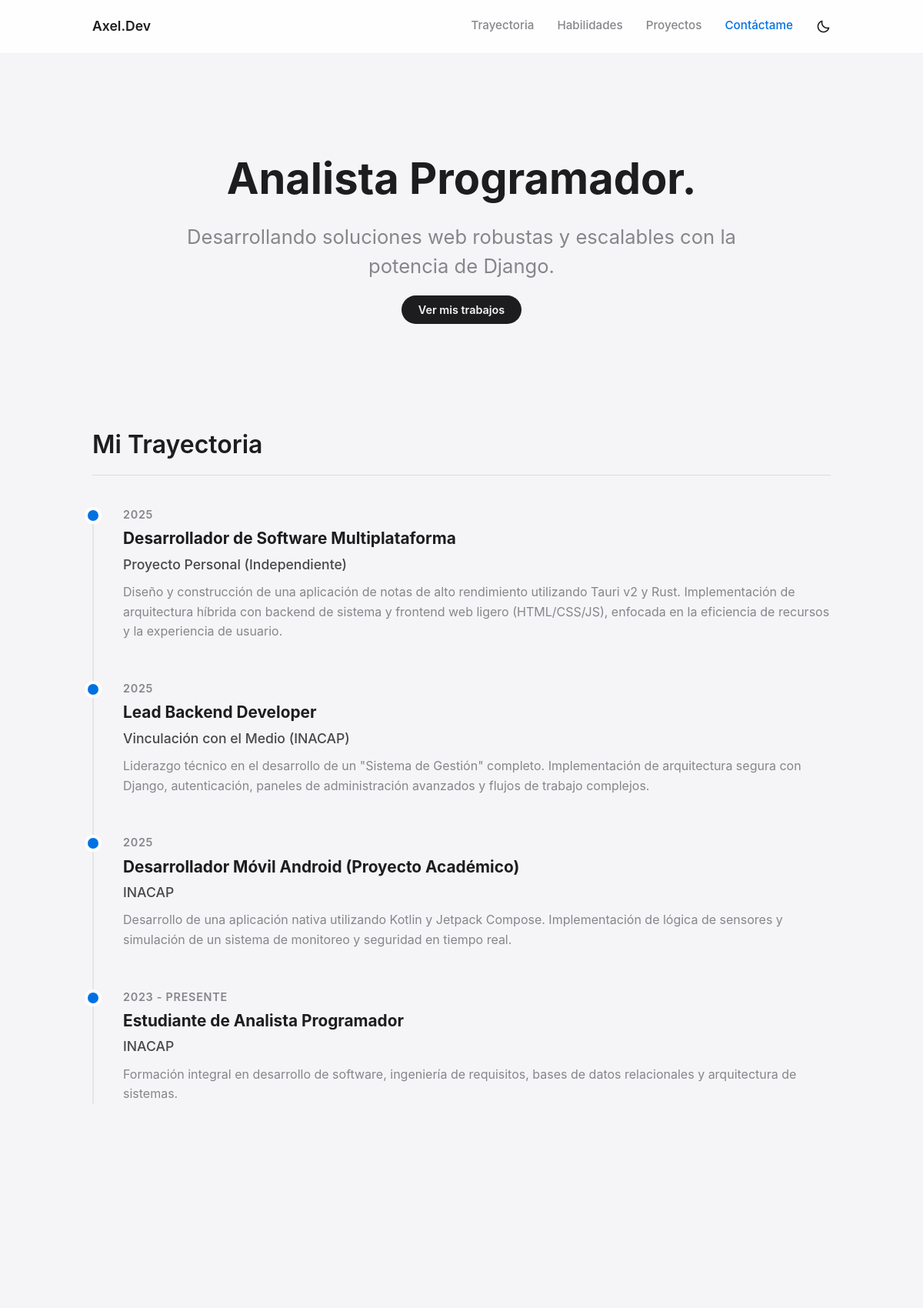
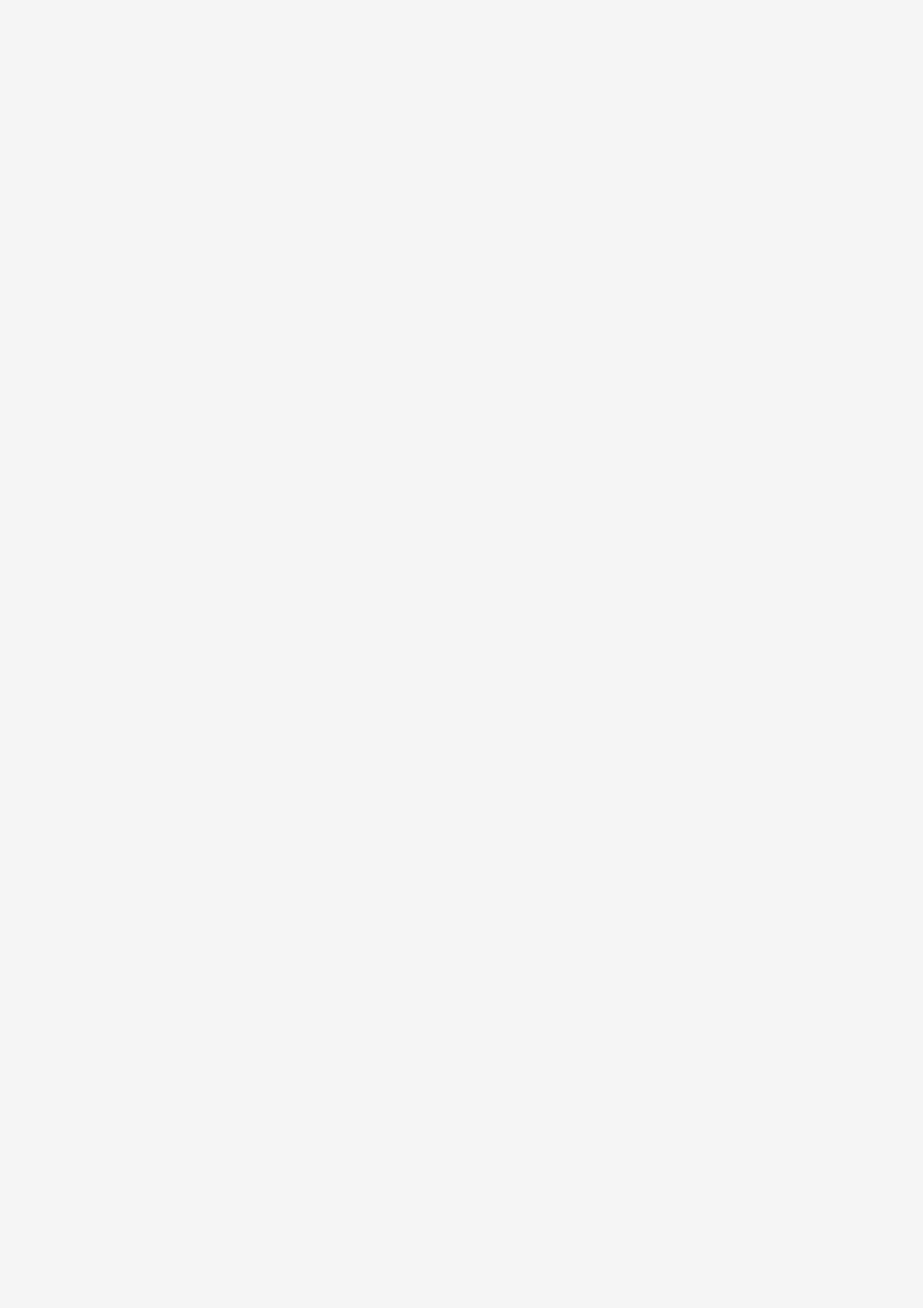
The page / (upper part) on the database its author committed (2 pictures, top to bottom).
### core/models.py (models this page shows, shortened)
class Trayectoria(models.Model):
    titulo = models.CharField(max_length=100, verbose_name="Título")
    lugar = models.CharField(max_length=100, verbose_name="Lugar")
    fecha = models.CharField(max_length=50, verbose_name="Fecha")
    descripcion = models.TextField(blank=True, null=True, verbose_name="Descripción")
    class Meta:
        verbose_name = "Hito de Trayectoria"
        verbose_name_plural = "Trayectoria"
        ordering = ['-id']

### core/views.py (the view)
# urls.py: path('', views.home, name='home'), # La ruta vacía '' es la portada
def home(request):
    if request.method == 'POST':
        form = MensajeForm(request.POST)
        if form.is_valid():
            mensaje_nuevo = form.save()
            try:
                subject = f"Nuevo mensaje: {mensaje_nuevo.asunto}"
                body = f"De: {mensaje_nuevo.nombre}\nCorreo: {mensaje_nuevo.email}\n\n{mensaje_nuevo.mensaje}"
                send_mail(subject, body, settings.EMAIL_HOST_USER, ['axelmatiasvilla1@gmail.com'], fail_silently=True)
            except:
                pass # Si falla el correo, no rompemos la página
            return redirect('/?enviado=true#contacto')
    else:
        form = MensajeForm()
    habilidades_back = Habilidad.objects.filter(tipo='BACK')
    habilidades_front = Habilidad.objects.filter(tipo='FRONT')
    habilidades_other = Habilidad.objects.filter(tipo='OTHER')
    proyectos = Proyecto.objects.all()
    contactos = Contacto.objects.all()
    trayectoria = Trayectoria.objects.all()
    certificados = Certificado.objects.all()
    mensaje_exito = request.GET.get('enviado') == 'true'
    context = {
        'habilidades_back': habilidades_back,
        'habilidades_front': habilidades_front,
        'habilidades_other': habilidades_other,
        'proyectos': proyectos,
        'contactos': contactos,
        'trayectoria': trayectoria,
        'certificados': certificados,
        'form': form,
        'mensaje_exito': mensaje_exito
    }
    return render(request, 'core/home.html', context)

### core/templates/core/home.html (shortened to what this page needs)
{% load static %}
<!DOCTYPE html>
<html lang="es">
<head>
    <link rel="stylesheet" href="{% static 'core/style.css' %}">
    <link href='https://unpkg.com/boxicons@2.1.4/css/boxicons.min.css' rel='stylesheet'>
</head>
<body>
    <header>
        <div class="nav-container">
            <a href="#" class="logo">Axel.Dev</a>
            <nav>
                <ul class="nav-links">
                    <li><a href="#trayectoria">Trayectoria</a></li>
                    <li><a href="#habilidades">Habilidades</a></li>
                    <li><a href="#proyectos">Proyectos</a></li>
                    <li><a href="#contacto" style="color:var(--accent-color);">Contáctame</a></li>
                    <li>
                        <button id="theme-toggle" style="background:none; border:none; cursor:pointer; font-size:1.2rem; color:var(--text-primary); padding-top: 5px;">
                            <i class='bx bx-moon'></i>
                        </button>
                    </li>
                </ul>
            </nav>
        </div>
    </header>
    <section class="hero reveal">
        <h1>Analista Programador.</h1>
        <p>Desarrollando soluciones web robustas y escalables con la potencia de Django.</p>
        <br>
        <a href="#proyectos" class="btn" style="background: var(--text-primary); color: var(--bg-color);">Ver mis trabajos</a>
    </section>
    <div class="container">
        <h2 class="section-title reveal" id="trayectoria">Mi Trayectoria</h2>
        <div class="timeline reveal">
            {% for hito in trayectoria %}
            <div class="timeline-item">
                <div class="timeline-dot"></div>
                <span class="timeline-date">{{ hito.fecha }}</span>
                <div class="timeline-content">
                    <h3>{{ hito.titulo }}</h3>
                    <h4>{{ hito.lugar }}</h4>
                    {% if hito.descripcion %}
                        <p>{{ hito.descripcion }}</p>
                    {% endif %}
                </div>
            </div>
            {% empty %}
                <p style="color:var(--text-secondary)">Aún no hay hitos registrados.</p>
            {% endfor %}
        </div>
        <br><br>
        <div class="projects-grid">
        </div>
        <div class="projects-grid">
        </div>
    </div>
</body>
</html>

### core/static/core/style.css (style rules this page uses)
html { scroll-behavior: smooth; }
section, h2.section-title { scroll-margin-top: 80px; }
:root { --bg-color: #f5f5f7; --card-bg: #ffffff; --text-primary: #1d1d1f; --text-secondary: #86868b; --accent-color: #0071e3; --input-bg: #f5f5f7; --border-color: rgba(0,0,0,0.1); --radius: 20px; --shadow: 0 4px 24px rgba(0,0,0,0.06); }
* { margin: 0; padding: 0; box-sizing: border-box; }
body { background-color: var(--bg-color) !important; font-family: -apple-system, BlinkMacSystemFont, "Segoe UI", Roboto, Helvetica, Arial, sans-serif; color: var(--text-primary); line-height: 1.5; transition: background-color 0.3s ease, color 0.3s ease; }
header { background-color: rgba(255, 255, 255, 0.85); backdrop-filter: saturate(180%) blur(20px); position: sticky; top: 0; z-index: 1000; border-bottom: 1px solid rgba(0,0,0,0.05); height: 70px; display: flex; align-items: center; }
.nav-container { width: 100%; max-width: 1000px; margin: 0 auto; padding: 0 20px; display: flex; justify-content: space-between; align-items: center; }
.nav-links { display: flex; gap: 30px; list-style: none; margin: 0; padding: 0; }
.nav-links a { text-decoration: none; color: var(--text-secondary); font-weight: 500; font-size: 0.95rem; transition: color 0.2s; }
.logo { font-weight: 600; font-size: 1.1rem; text-decoration: none; color: var(--text-primary); }
.hero { text-align: center; padding: 120px 20px 80px; max-width: 800px; margin: 0 auto; }
.hero h1 { font-size: 3.5rem; font-weight: 700; margin-bottom: 15px; color: var(--text-primary); }
.hero p { font-size: 1.6rem; color: var(--text-secondary); font-weight: 400; }
.container { max-width: 1000px; margin: 0 auto; padding: 0 20px 80px; }
h2.section-title { font-size: 2rem; font-weight: 600; margin-bottom: 30px; margin-top: 60px; border-bottom: 1px solid var(--border-color); padding-bottom: 15px; color: var(--text-primary); }
.projects-grid { display: grid; grid-template-columns: repeat(auto-fill, minmax(300px, 1fr)); gap: 40px; margin-top: 40px; align-items: start; }
.btn { align-self: flex-start; background: var(--accent-color); color: white; padding: 10px 22px; border-radius: 30px; text-decoration: none; font-size: 0.9rem; font-weight: 600; border: none; cursor: pointer; }
.reveal { opacity: 0; transform: translateY(40px); transition: all 1s cubic-bezier(0.165, 0.84, 0.44, 1); }
.reveal.active { opacity: 1; transform: translateY(0); }
.timeline { position: relative; padding-left: 40px; margin-top: 40px; }
.timeline::before { content: ''; position: absolute; left: 0; top: 0; bottom: 0; width: 2px; background: #e5e5e5; border-radius: 2px; }
.timeline-item { position: relative; margin-bottom: 50px; }
.timeline-item:last-child { margin-bottom: 0; }
.timeline-dot { position: absolute; left: -46px; top: 5px; width: 14px; height: 14px; background: var(--accent-color); border-radius: 50%; box-shadow: 0 0 0 4px var(--card-bg); }
.timeline-date { font-size: 0.9rem; color: var(--text-secondary); font-weight: 600; margin-bottom: 5px; display: block; text-transform: uppercase; letter-spacing: 0.05em; }
.timeline-content h3 { font-size: 1.3rem; font-weight: 700; margin-bottom: 5px; color: var(--text-primary); }
.timeline-content h4 { font-size: 1.1rem; font-weight: 500; color: var(--text-primary); margin-bottom: 10px; opacity: 0.8; }
.timeline-content p { color: var(--text-secondary); font-size: 1rem; line-height: 1.6; }

### rows shown on the page
Trayectoria: fecha "2025", titulo "Desarrollador de Software Multiplataforma", lugar "Proyecto Personal (Independiente)", descripcion "Diseño y construcción de una aplicación de notas de alto rendimiento utilizando Tauri v2 y Rust. Implementación de arquitectura híbrida con backend de sistema y frontend web ligero (HTML/CSS/JS), enfocada en la eficiencia de recursos y la experiencia de usuario."
Trayectoria: fecha "2025", titulo "Lead Backend Developer", lugar "Vinculación con el Medio (INACAP)", descripcion "Liderazgo técnico en el desarrollo de un \"Sistema de Gestión\" completo. Implementación de arquitectura segura con Django, autenticación, paneles de administración avanzados y flujos de trabajo complejos."
Trayectoria: fecha "2025", titulo "Desarrollador Móvil Android (Proyecto Académico)", lugar "INACAP", descripcion "Desarrollo de una aplicación nativa utilizando Kotlin y Jetpack Compose. Implementación de lógica de sensores y simulación de un sistema de monitoreo y seguridad en tiempo real."
Trayectoria: fecha "2023 - PRESENTE", titulo "Estudiante de Analista Programador", lugar "INACAP", descripcion "Formación integral en desarrollo de software, ingeniería de requisitos, bases de datos relacionales y arquitectura de sistemas."
